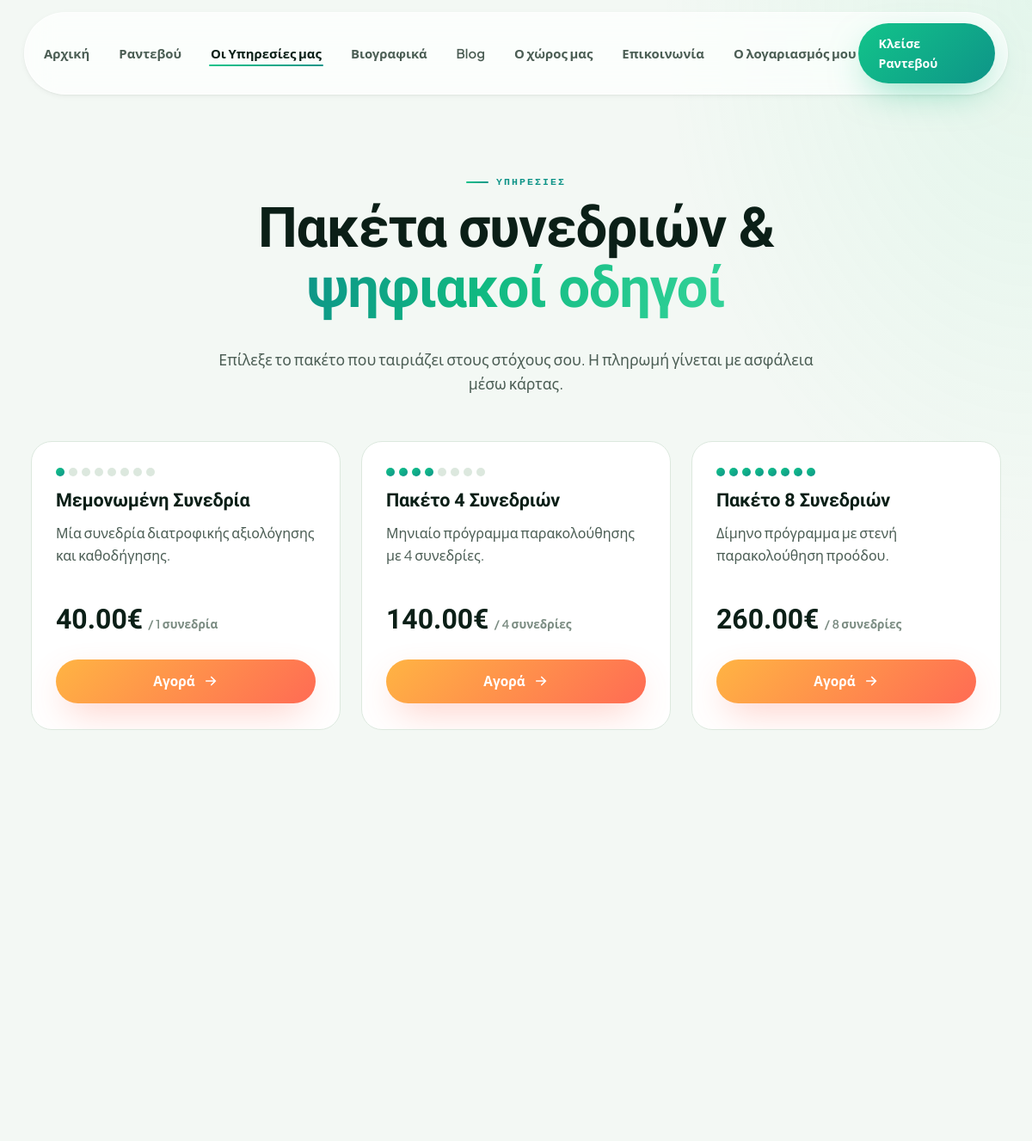
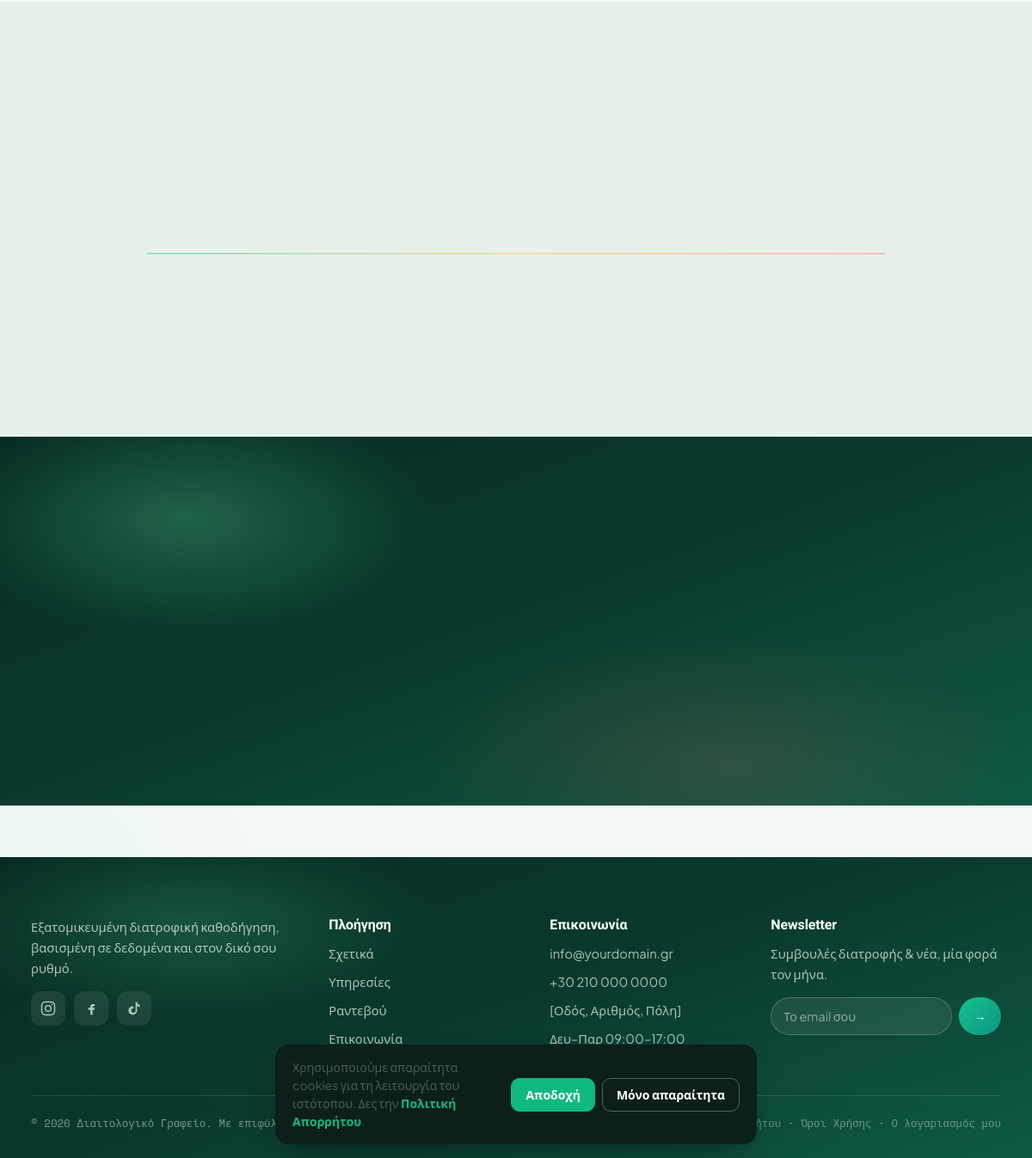
/services.php, run on the app's committed database (2 pictures, top to bottom).
### tables this page shows
CREATE TABLE IF NOT EXISTS services (
    id INT AUTO_INCREMENT PRIMARY KEY,
    name VARCHAR(150) NOT NULL,
    description TEXT,
    price DECIMAL(8,2) NOT NULL,
    type ENUM('session_package', 'ebook') NOT NULL,
    sessions_count INT DEFAULT NULL,       
    file_path VARCHAR(255) DEFAULT NULL,   
    image_path VARCHAR(255) DEFAULT NULL,
    active TINYINT(1) DEFAULT 1,
    sort_order INT DEFAULT 0,
    created_at TIMESTAMP DEFAULT CURRENT_TIMESTAMP
);

### includes/functions.php (called while the page is built, shortened)
<?php
function e($str) {
    return htmlspecialchars($str ?? '', ENT_QUOTES, 'UTF-8');
}
function get_active_services() {
    $pdo = get_db();
    $stmt = $pdo->query("SELECT * FROM services WHERE active = 1 ORDER BY sort_order ASC");
    return $stmt->fetchAll(PDO::FETCH_ASSOC);
}

### services.php (the view, shortened to what this page needs)
<?php
require_once __DIR__ . '/includes/functions.php';
$services = get_active_services();
$individual = array_values(array_filter($services, fn($s) => ($s['audience'] ?? 'individual') !== 'corporate'));
include __DIR__ . '/includes/header.php';
?>
<main>
    <section class="section">
        <div class="container">
            <div class="section-head center reveal">
                <span class="eyebrow">Υπηρεσίες</span>
                <h1>Πακέτα συνεδριών & <span class="grad-text">ψηφιακοί οδηγοί</span></h1>
                <p class="lede">Επίλεξε το πακέτο που ταιριάζει στους στόχους σου. Η πληρωμή γίνεται με ασφάλεια μέσω κάρτας.</p>
            </div>
            <div class="services-grid">
                <?php foreach ($individual as $s): ?>
                    <div class="service-card reveal">
                        <?php if ($s['type'] === 'session_package'): ?>
                            <div class="service-portions" aria-hidden="true">
                                <?php $max_dots=8; $filled=min((int)$s['sessions_count'],$max_dots); for($i=1;$i<=$max_dots;$i++): ?>
                                    <span class="portion-dot <?= $i<=$filled?'filled':'' ?>"></span>
                                <?php endfor; ?>
                            </div>
                        <?php else: ?>
                            <span class="service-tag">E-book</span>
                        <?php endif; ?>
                        <h3><?= e($s['name']) ?></h3>
                        <p><?= e($s['description']) ?></p>
                        <div class="service-price"><?= number_format($s['price'], 2) ?>€
                            <?php if ($s['type']==='session_package'): ?><span>/ <?= (int)$s['sessions_count'] ?> συνεδρί<?= $s['sessions_count']==1?'α':'ες' ?></span><?php endif; ?>
                        </div>
                        <form action="api/viva-checkout.php" method="POST">
                            <button type="submit" class="btn btn-primary" style="width:100%;">Αγορά
                                <svg viewBox="0 0 24 24" fill="none" stroke="currentColor" stroke-width="2.2" stroke-linecap="round"><path d="M5 12h14M13 6l6 6-6 6"/></svg>
                            </button>
                        </form>
                    </div>
                <?php endforeach; ?>
            </div>
        </div>
    </section>
    <section class="section section-dim">
        <div class="container">
            <div class="timeline">
            </div>
        </div>
    </section>
    <section class="section-ink">
    </section>
</main>
<?php include __DIR__ . '/includes/footer.php'; ?>

### includes/header.php (shortened to what this page needs)
<?php
$current = basename($_SERVER['PHP_SELF']);
?>
<!DOCTYPE html>
<html lang="el">
<head>
<link rel="stylesheet" href="assets/css/style.css?v=<?= @filemtime(__DIR__ . '/../assets/css/style.css') ?: '1' ?>">
</head>
<body>
<header class="site-header">
    <nav class="nav">
        <ul class="nav-links">
            <li><a href="index.php" class="<?= $current === 'index.php' ? 'active' : '' ?>">Αρχική</a></li>
            <li><a href="booking.php" class="<?= $current === 'booking.php' ? 'active' : '' ?>">Ραντεβού</a></li>
            <li><a href="services.php" class="<?= $current === 'services.php' ? 'active' : '' ?>">Οι Υπηρεσίες μας</a></li>
            <li><a href="bios.php" class="<?= $current === 'bios.php' ? 'active' : '' ?>">Βιογραφικά</a></li>
            <li><a href="blog.php" class="<?= in_array($current,['blog.php','post.php'],true) ? 'active' : '' ?>">Blog</a></li>
            <li><a href="space.php" class="<?= $current === 'space.php' ? 'active' : '' ?>">Ο χώρος μας</a></li>
            <li><a href="contact.php" class="<?= $current === 'contact.php' ? 'active' : '' ?>">Επικοινωνία</a></li>
            <li><a href="portal/login.php">Ο λογαριασμός μου</a></li>
        </ul>
        <div class="nav-right">
            <a href="booking.php" class="nav-cta">Κλείσε Ραντεβού</a>
        </div>
    </nav>
</header>

### includes/footer.php (shortened to what this page needs)
<footer class="site-footer">
    <div class="container">
        <div class="footer-top">
            <div>
                <p style="max-width: 34ch;">Εξατομικευμένη διατροφική καθοδήγηση, βασισμένη σε δεδομένα και στον δικό σου ρυθμό.</p>
                <div class="socials">
                    <a href="#" aria-label="Instagram"><svg viewBox="0 0 24 24" fill="none" stroke="currentColor" stroke-width="1.8"><rect x="3" y="3" width="18" height="18" rx="5"/><circle cx="12" cy="12" r="4"/><circle cx="17.5" cy="6.5" r="1" fill="currentColor" stroke="none"/></svg></a>
                    <a href="#" aria-label="Facebook"><svg viewBox="0 0 24 24" fill="currentColor"><path d="M14 9h3V6h-3c-2 0-3 1.3-3 3.2V11H8v3h3v7h3v-7h2.5l.5-3H14V9.5c0-.3.2-.5.6-.5H14z"/></svg></a>
                    <a href="#" aria-label="TikTok"><svg viewBox="0 0 24 24" fill="currentColor"><path d="M16 3c.3 2.2 1.7 3.8 4 4v3c-1.5 0-2.9-.5-4-1.3V15a6 6 0 11-6-6c.3 0 .7 0 1 .1V12a3 3 0 103 3V3h2z"/></svg></a>
                </div>
            </div>
            <div>
                <h3>Πλοήγηση</h3>
                <p><a href="about.php">Σχετικά</a></p>
                <p><a href="services.php">Υπηρεσίες</a></p>
                <p><a href="booking.php">Ραντεβού</a></p>
                <p><a href="contact.php">Επικοινωνία</a></p>
            </div>
            <div>
                <h3>Επικοινωνία</h3>
                <p><a href="mailto:info@yourdomain.gr">info@yourdomain.gr</a></p>
                <p><a href="tel:+302100000000">+30 210 000 0000</a></p>
                <p>[Οδός, Αριθμός, Πόλη]</p>
                <p>Δευ–Παρ 09:00–17:00</p>
            </div>
            <div>
                <h3>Newsletter</h3>
                <p style="max-width: 30ch;">Συμβουλές διατροφής & νέα, μία φορά τον μήνα.</p>
                <form class="newsletter" onsubmit="event.preventDefault(); this.reset(); this.querySelector('button').textContent='✓';">
                    <input type="email" placeholder="Το email σου" required aria-label="Email">
                    <button type="submit" aria-label="Εγγραφή">→</button>
                </form>
            </div>
        </div>
        <div class="footer-bottom">
            <span>© <?= date('Y') ?> Διαιτολογικό Γραφείο. Με επιφύλαξη παντός δικαιώματος.</span>
            <span class="footer-legal">
                <a href="privacy.php">Πολιτική Απορρήτου</a> ·
                <a href="terms.php">Όροι Χρήσης</a> ·
                <a href="portal/login.php">Ο λογαριασμός μου</a>
            </span>
        </div>
    </div>
</footer>
<div class="cookie-bar" id="cookieBar">
    <p>Χρησιμοποιούμε απαραίτητα cookies για τη λειτουργία του ιστότοπου. Δες την <a href="privacy.php">Πολιτική Απορρήτου</a>.</p>
    <div class="cookie-actions">
        <button type="button" id="cookieAccept" class="cookie-btn cookie-accept">Αποδοχή</button>
        <button type="button" id="cookieDecline" class="cookie-btn">Μόνο απαραίτητα</button>
    </div>
</div>
</body>
</html>

### includes/header.php (style rules this page uses)
.nav-links li a { white-space: nowrap; }

### data on the page
services: type "session_package" (drawn), name "Μεμονωμένη Συνεδρία", description "Μία συνεδρία διατροφικής αξιολόγησης και καθοδήγησης.", price "40.00", sessions_count "1"
services: type "session_package" (drawn), name "Πακέτο 4 Συνεδριών", description "Μηνιαίο πρόγραμμα παρακολούθησης με 4 συνεδρίες.", price "140.00", sessions_count "4"
services: type "session_package" (drawn), name "Πακέτο 8 Συνεδριών", description "Δίμηνο πρόγραμμα με στενή παρακολούθηση προόδου.", price "260.00", sessions_count "8", shows "ες"
